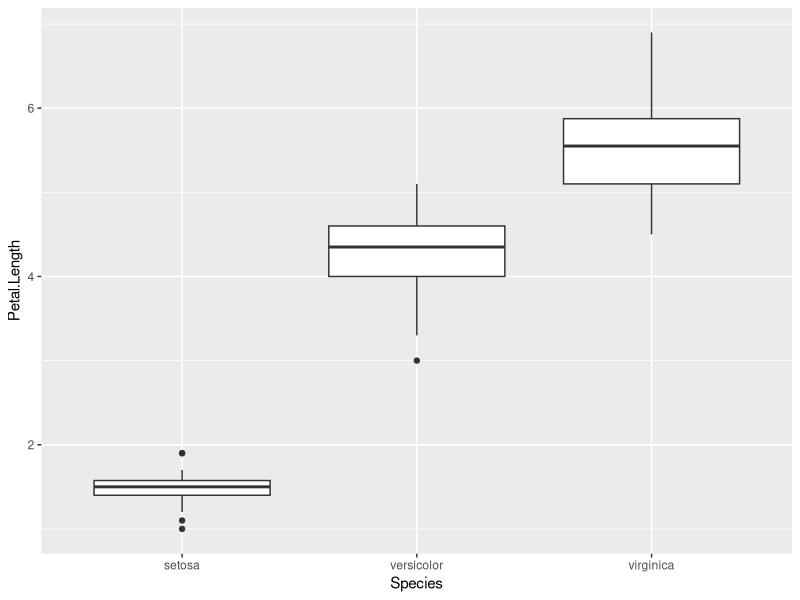
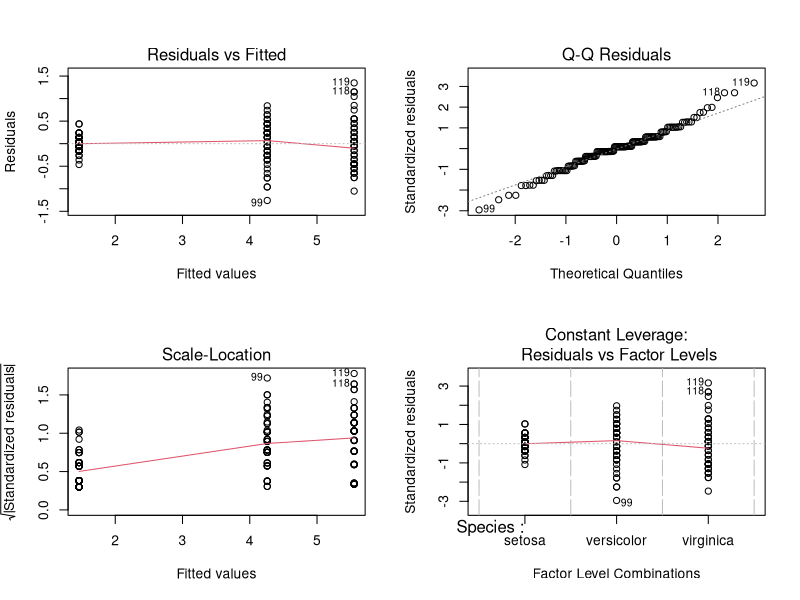

Here is the R script that generated these plots, in order:
library(tidyverse)

iris

as_tibble(iris)            #kjører datasettet iris
iris <- as_tibble(iris)

# Make a plot to show how `Petal.Length` varies between species.

iris %>% 
  select(Petal.Length, Species) %>%
  ggplot(aes(x = Species, y = Petal.Length)) + geom_boxplot()

# trykk her om du vil se det fine boxplottet mitt

# Find the variance of `Petal.Length` for each species.
iris %>%
  group_by(Species) %>%
  summarise(variance_petal.length = var(Petal.Length))

# Answer:
#   Species          variance_petal.length
#   <fct>                      <dbl>
#  1 setosa                    0.0302
#  2 versicolor                0.221 
#  3 virginica                 0.305 


# Fit an anova using `lm` between `Petal.Length` and species and examine the diagnostic plots.
mod <- lm(Petal.Length ~ Species, data = iris)

# anova
anova(mod)
summary(mod)

# examine diagnostics plot, funnet på 300b forelesing
par(mfrow=c(2,2))
plot(mod)

# Fit a `gls` for the same model. Have the coefficients changed?

library(nlme)

mod <- gls(Petal.Length ~ Species, data = iris)













